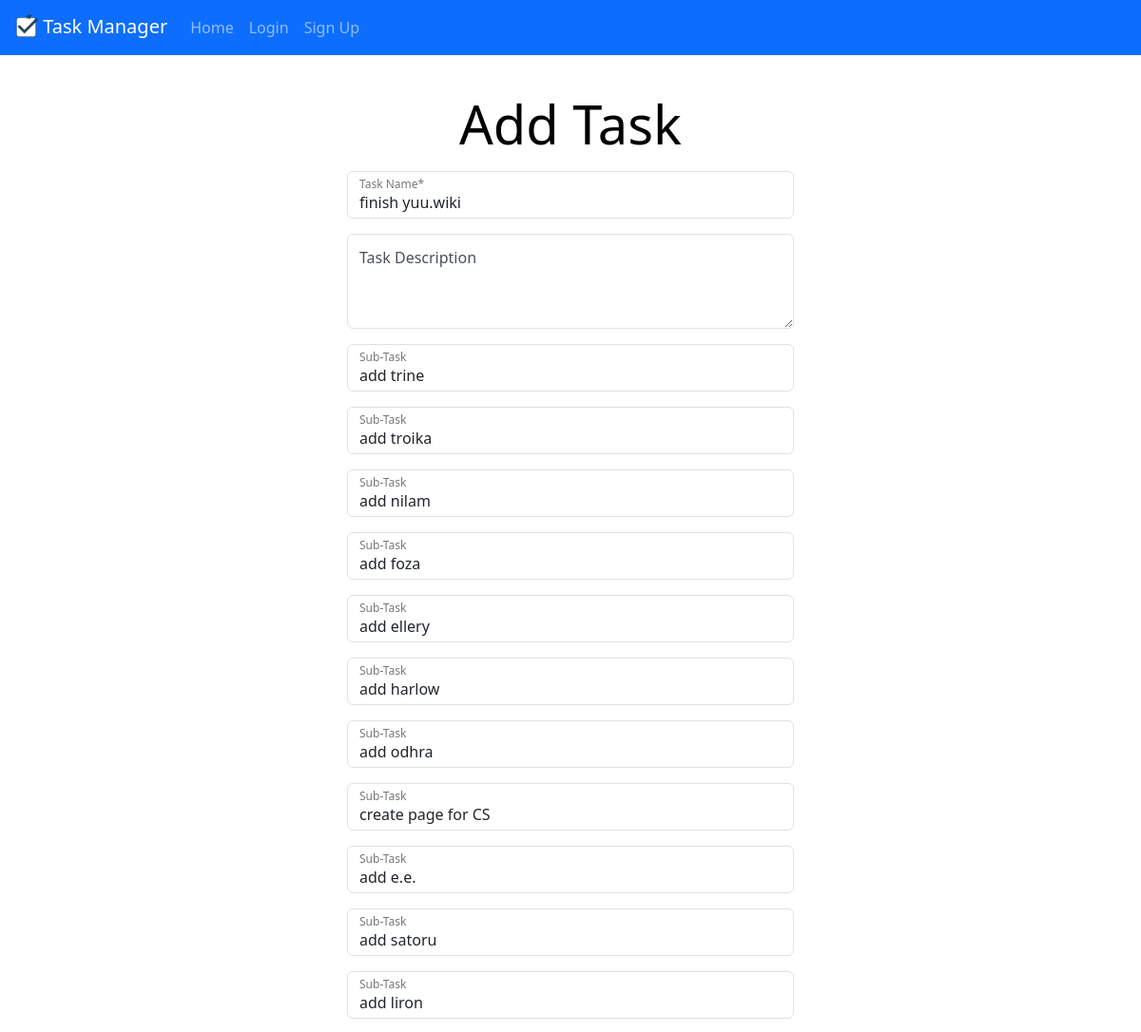
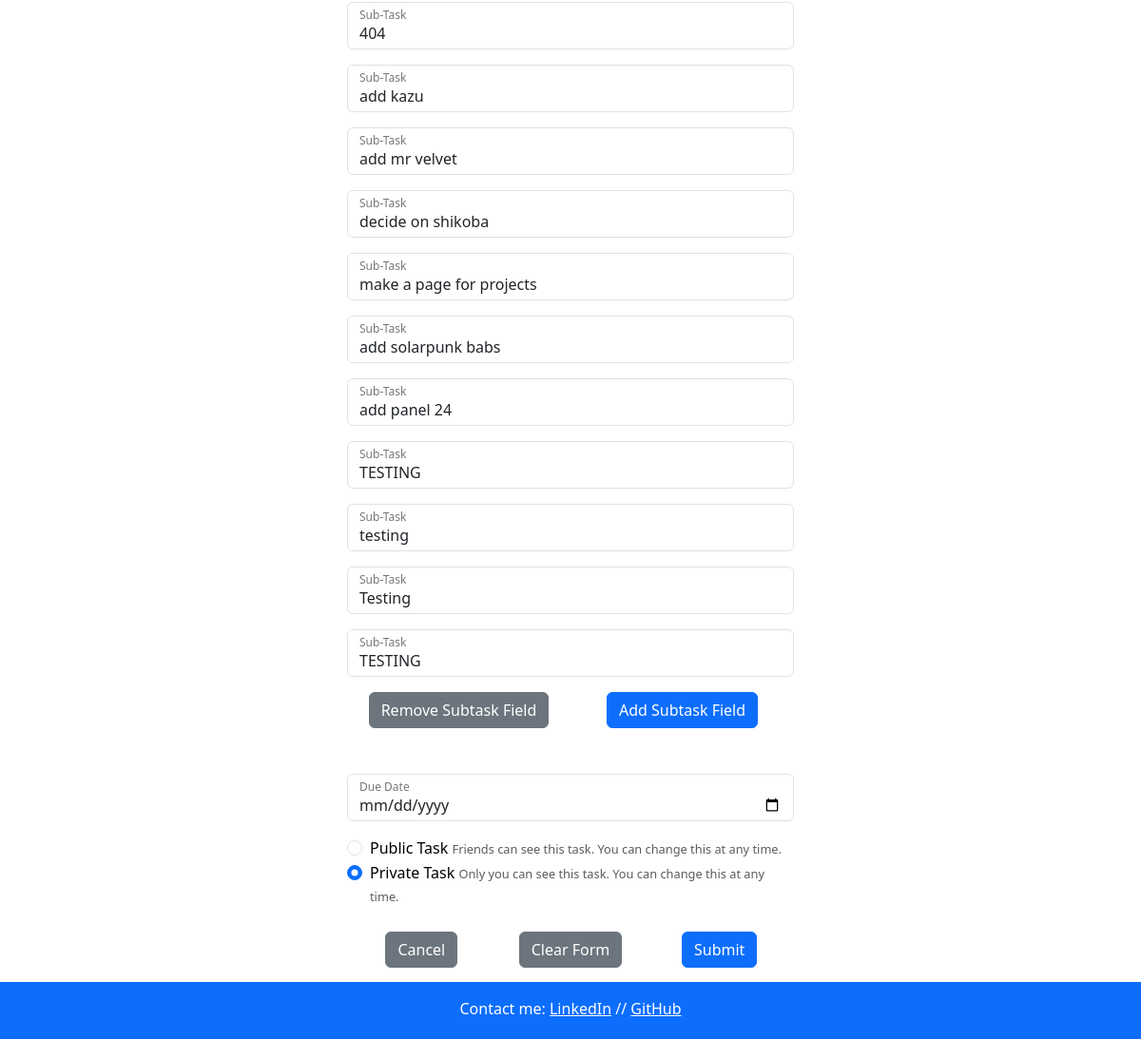
Page /add-task?task_id=2 on the committed database (2 pictures, top to bottom).
### app.py (models this page shows, shortened)
class Task(db.Model):
    __tablename__ = 'Task'
    id = db.Column(db.Integer, primary_key = True)
    title = db.Column(db.String(100), nullable = False)
    description = db.Column(db.String(200), default = None)
    due_date = db.Column(db.Date, default = None)
    completed = db.Column(db.Boolean, default = False)
    task_status = db.Column(db.Boolean, default = False, nullable = False) # False = private, True = public
    archive_status = db.Column(db.Boolean, default = False, nullable = False) # False = not archived, True = archived
    user_id = db.Column(db.String(36), db.ForeignKey('User.id', ondelete='CASCADE'), nullable = False) # matches id in "User" class
    subtasks = db.relationship('Subtask', backref='task', lazy = True, cascade = 'all, delete-orphan')

class Subtask(db.Model):
    __tablename__ = 'Subtask'
    id = db.Column(db.Integer, primary_key = True)
    title = db.Column(db.String(100), default = None)
    completed = db.Column(db.Boolean, default = False)
    task_id = db.Column(db.Integer, db.ForeignKey('Task.id', ondelete='CASCADE'), nullable = False)

### app.py (the view, shortened to what this page needs)
@app.route('/add-task', methods = ["GET", "POST"])
def add_task():
    task_id = request.args.get('task_id')
    if task_id:
        task = Task.query.get_or_404(task_id)
        subtasks = [subtask.title for subtask in task.subtasks]
        return render_template('add_task.html', task=task, subtasks=subtasks)
    return render_template('add_task.html')

### app.py (called while the page is built)
@app.before_request
def check_user_existence():
    if "user" in session:
        user_lower = session["user"].lower()
        if not User.query.filter_by(user_lower=user_lower).first():
            session.pop("user", None)
            return redirect(url_for("login"))

### templates/add_task.html (shortened to what this page needs)
{% extends "layout.html" %}
{% block home_status %}{% endblock %}
{% block content %}
<div class="container">
    <form class="form-signin" action="{{ url_for('add_task') }}" method="POST">
        <br>
        <div>
            <h1 class="h3 mb-3 display-4 font-weight-normal text-center">Add Task</h1>
        </div>
        <div class="form-label-group text-left">
            <input type="text" name="title" class="form-control" id="title" placeholder="" value = "{{ task.title if task else '' }}" required autofocus>
            <label for="title">Task Name*</label>
        </div>
        <div class="form-label-group text-left">
            <textarea type="text" name="description" class="form-control" id="description" placeholder="" rows="3">{{ task.description if task else '' }}</textarea>
            <label for="description">Task Description</label>
        </div>
        <div id="subtask_field">
            <div class="content" id="wrapper">
                {% for subtask in subtasks %}
                    <div class="form-label-group text-left">
                        <input type="text" class="form-control" name="subtask[]" id="subtask_{{ loop.index }}" placeholder="" value="{{ subtask }}">
                        <label for="subtask_{{ loop.index }}">Sub-Task</label>
                    </div>
                {% endfor %}
            </div>
        </div>
        <div class="container">
            <div class="row">
                <div class="col-sm text-center">
                    <button type="button" class="btn btn-secondary" onclick="removeSubtaskFields();">Remove Subtask Field</button>
                </div>
                <div class="col-sm text-center">
                    <button type="button" class="btn btn-primary" onclick="addSubtaskFields();">Add Subtask Field</button>
                </div>
            </div>
        </div>
        <br>
        <br>
        <div class="form-label-group text-left">
            <input type="date" class="form-control" name="due_date" id="due_date" value="{{ task.due_date.strftime('%Y-%m-%d') if task and task.due_date else '' }}">
            <label for="due_date">Due Date</label>
        </div>
        <div class="form-check">
            <input class="form-check-input" type="radio" name="task_status" id="task_status" value="true" {% if task and task.task_status %} checked {% endif %}>
            <label class="form-check-label" for="task_status_public">
              Public Task
            </label>
            <small style="font-size:0.8em" id="task_status" class="form-text text-muted">Friends can see this task. You can change this at any time.</small>
        </div>
        <div class="form-check">
            <input class="form-check-input" type="radio" name="task_status" id="task_status" value="false" {% if task and not task.task_status %} checked {% else %} checked {% endif %}>
            <label class="form-check-label" for="task_status_private">
              Private Task
            </label>
            <small style="font-size:0.8em" id="task_status" class="form-text text-muted">Only you can see this task. You can change this at any time.</small>
        </div>
        <br>
        <div class="container">
            <div class="row">
                <div class="col-sm text-center">
                    <a href="{{ url_for("user_page", user=session["user"]) }}"><button type="button"
                            class="btn btn-secondary">Cancel</button>
                    </a>
                </div>
                <div class="col-sm text-center">
                    <button type="reset" class="btn btn-secondary">Clear Form</button>
                </div>
                <div class="col-sm text-center">
                    <button type="submit" class="btn btn-primary">Submit</button>
                </div>
            </div>
        </div>
    </form>
</div>
{% endblock %}

### static/style.css (style rules this page uses)
body { min-height: 100vh; display: flex; flex-direction: column; color: #000000; margin: 0; }
h1 { color: #517EF7 }
.form-signin { width: 100%; max-width: 500px; padding: 15px; margin: auto; }
.form-label-group { position: relative; margin-bottom: 1rem; }
.form-label-group > input, .form-label-group > label { height: 3.125rem; padding: .75rem; }
.form-label-group > label { position: absolute; top: 0; left: 0; display: block; width: 100%; margin-bottom: 0; line-height: 1.5; color: #495057; pointer-events: none; cursor: text; border: 1px solid transparent; border-radius: .25rem; transition: all .1s ease-in-out; text-align: left; }
.form-label-group input::placeholder { color: transparent; }
.form-label-group input:not(:placeholder-shown) { padding-top: 1.25rem; padding-bottom: .25rem; }
.form-label-group input:not(:placeholder-shown) ~ label { padding-top: .25rem; padding-bottom: .25rem; font-size: 12px; color: #777; }
.form-label-group > textarea, .form-label-group > label { height: 6.25rem; padding: .75rem; }
.form-label-group textarea::placeholder { color: transparent; }
.form-label-group textarea:not(:placeholder-shown) { padding-top: 1.25rem; padding-bottom: .25rem; }
.form-label-group textarea:not(:placeholder-shown) ~ label { padding-top: .25rem; padding-bottom: .25rem; font-size: 12px; color: #777; }

### templates/layout.html (style rules this page uses)
html, body { height: 100%; margin: 0; }
body { display: flex; flex-direction: column; }

### rows in the picture
Task: title "finish yuu.wiki", task_status "☑"
Subtask: title "add trine"
Subtask: title "add troika"
Subtask: title "add nilam"
Subtask: title "add foza"
Subtask: title "add ellery"
Subtask: title "add harlow"
Subtask: title "add odhra"
Subtask: title "create page for CS"
Subtask: title "add e.e."
Subtask: title "add satoru"
Subtask: title "add liron"
Subtask: title "404"
Subtask: title "add kazu"
Subtask: title "add mr velvet"
Subtask: title "decide on shikoba"
Subtask: title "make a page for projects"
Subtask: title "add solarpunk babs"
Subtask: title "add panel 24"
Subtask: title "TESTING"
Subtask: title "testing"
Subtask: title "Testing"
Subtask: title "TESTING"
